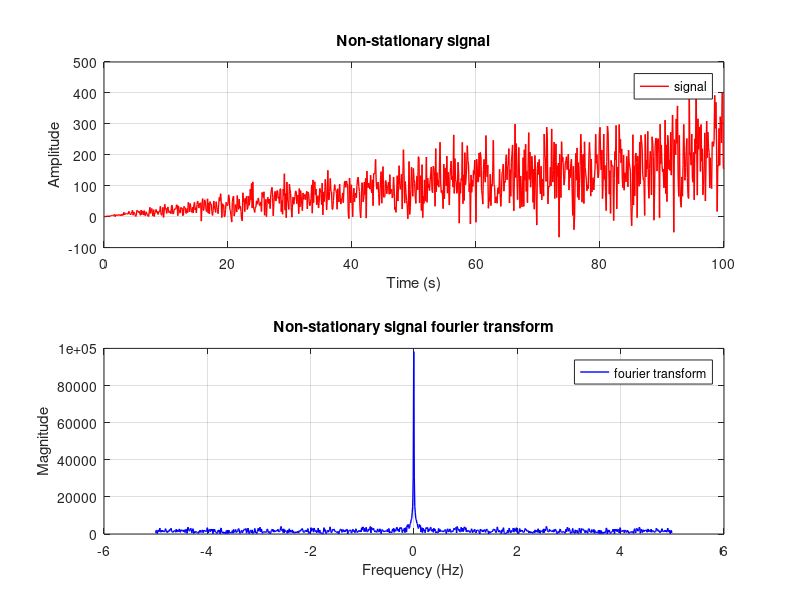
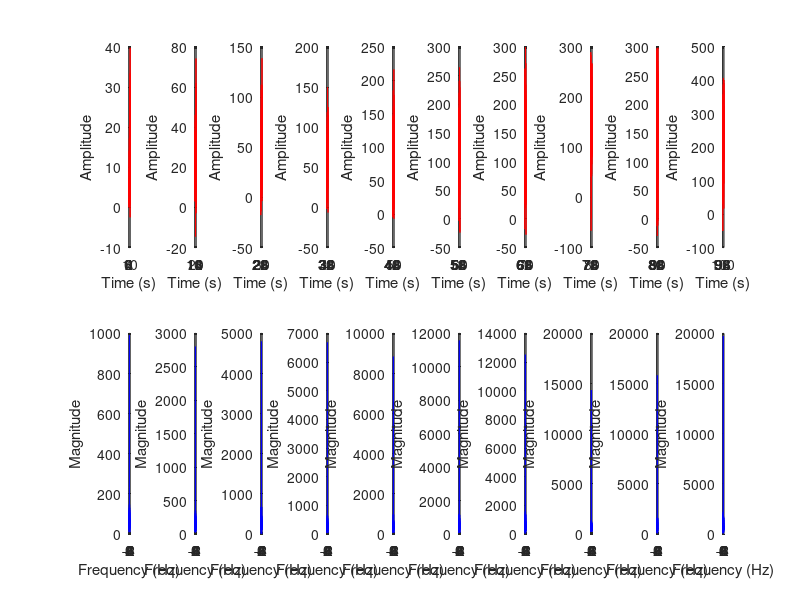

The MATLAB source for these figures, in order:
clear all;
close all;
clc;

%%creating non stationary signal
fs = 10;
t = 0:1/fs:100;
x = 2*t+t.*randn(size(t));
figure(1), subplot(211),
plot(t, x, 'r', 'LineWidth', 1);
grid on;
title('Non-stationary signal'), legend('signal');
xlabel('Time (s)'), ylabel('Amplitude');
%% fourier transform
xf = fftshift(fft(x));
N = numel(x) ;           
f = fs/N*(-N/2:1:N/2-1);
figure (1), subplot(212),
plot( f, abs(xf), 'b', 'LineWidth', 1);
grid on;
title('Non-stationary signal fourier transform'), legend('fourier transform');
xlabel('Frequency (Hz)'), ylabel('Magnitude');

%% windowing

for i=0:9
    xi=x(100*i+1:1:100*i+100);
    ti=t(100*i+1:1:100*i+100);
    figure(2), subplot(2,10,i+1),
    plot(ti,xi,'r');
    grid on;   
    xlabel('Time (s)'), ylabel('Amplitude');
    Xf = fftshift(fft(xi));
    N = numel(xi);           
    f = fs/N*(-N/2:1:N/2-1);
    figure (2), subplot(2,10,i+11),
    plot( f, abs(Xf), 'b');
    grid on;
    xlabel('Frequency (Hz)'), ylabel('Magnitude');
end